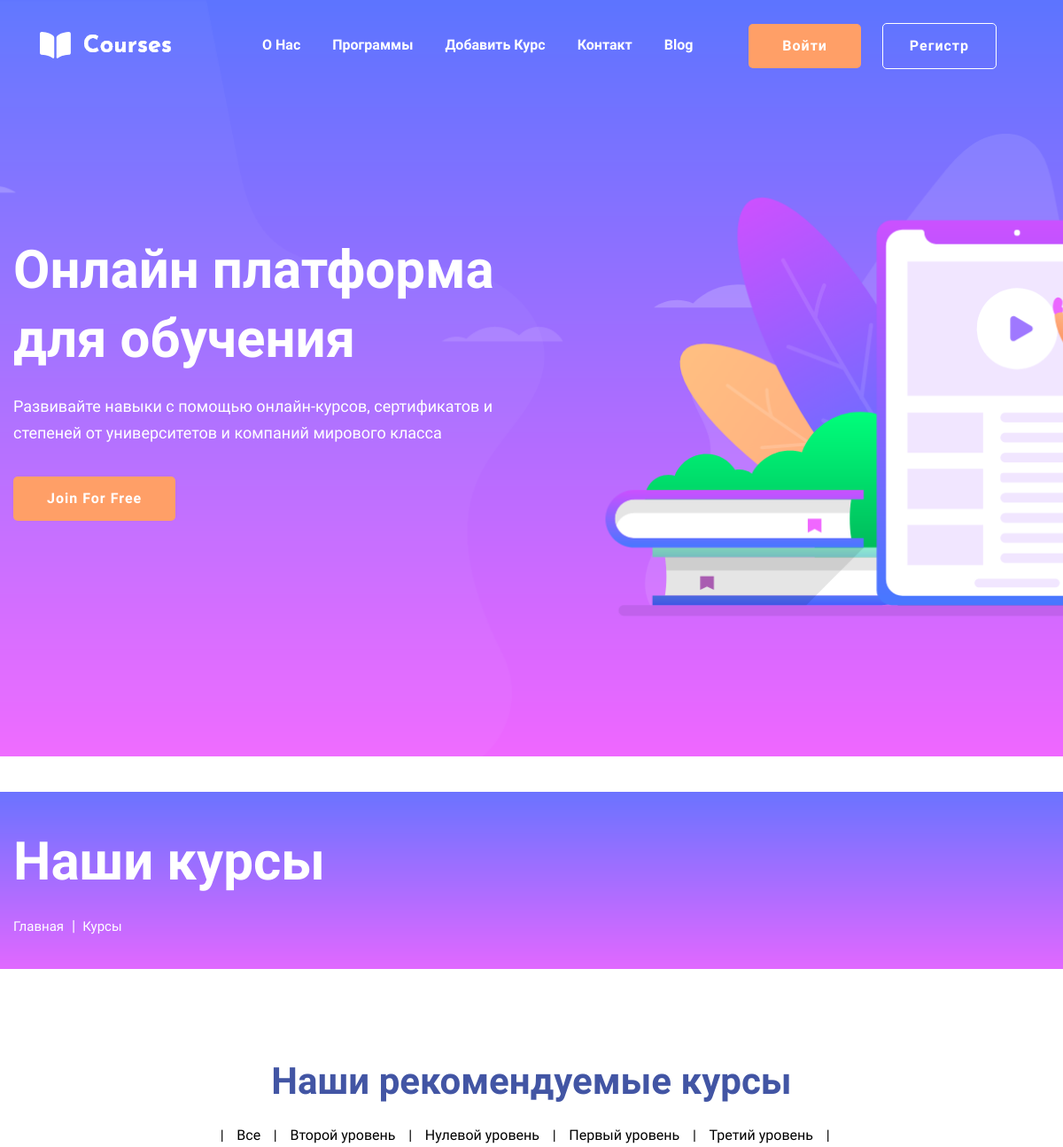
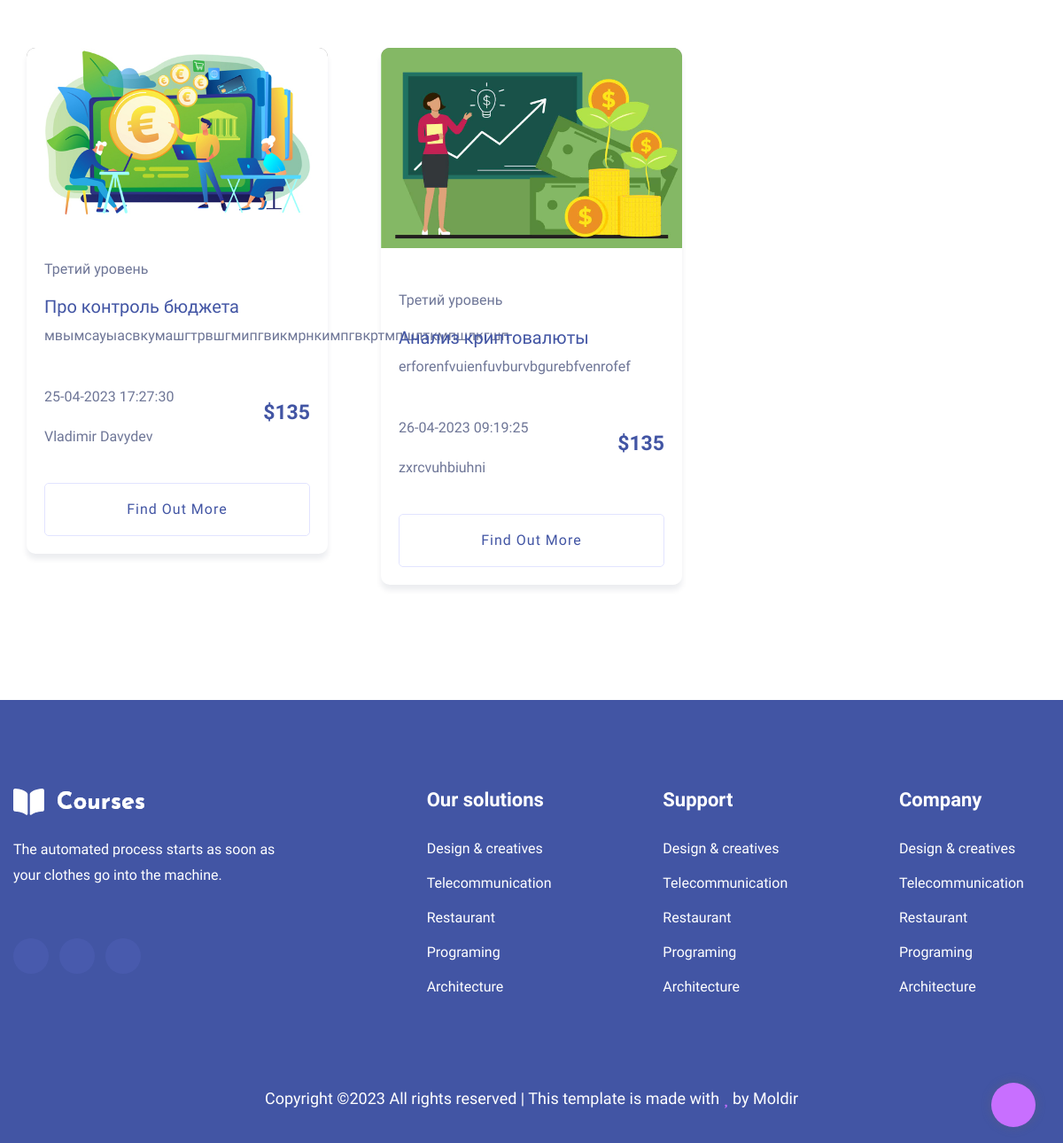
The app's page /category/4/ with its own data (2 pictures, top to bottom).
### fined/models.py (models this page shows, shortened)
class Category(models.Model):
    name = models.CharField(max_length=100, db_index=True, verbose_name = "Название")
    slug = models.SlugField(max_length=255, unique=True, db_index=True, verbose_name="URL")
    def __str__(self):
        return self.name
    def get_absolute_url(self):
        return reverse('category', kwargs={'cat_slug': self.slug})
    class Meta:
        verbose_name_plural = 'Категории'
        ordering = ['id']

class Course(models.Model):
    c_id=models.IntegerField
    title=models.CharField(max_length=255, verbose_name="Заголовок")
    slug=models.SlugField(max_length=255, unique=True, db_index=True, verbose_name="URL")
    image=models.ImageField(upload_to="photos/%Y/%m/%d/", verbose_name="Изображение")
    content=models.TextField(blank=True, verbose_name="Текст")
    author=models.TextField(blank=True, verbose_name="Автор")
    time_create=models.DateTimeField(auto_now_add=True, verbose_name="Создано")
    time_update=models.DateTimeField(auto_now=True, verbose_name="Обновлено")
    cat = models.ForeignKey('Category', on_delete=models.PROTECT, null = True, verbose_name="Категории")
    class Meta:
        verbose_name_plural = 'Известные курсы'
        ordering = ['id']

### fined/views.py (the view)
# urls.py: path('category/<slug:cat_slug>/', CourseCategory.as_view(), name='category'),
class CourseCategory(DataMixin, ListView):
    model = Course
    template_name = 'main/courses.html'
    context_object_name = 'courses'
    allow_empty = False
    def get_context_data(self, *, object_list=None, **kwargs):
        context = super().get_context_data(**kwargs)
        c = Category.objects.get(slug=self.kwargs['cat_slug'])
        c_def = self.get_user_context(title='Категория -' + str(c.name),
                                      cat_selected=c.pk)
        return dict(list(context.items()) + list(c_def.items()))
    def get_queryset(self):
        return Course.objects.filter(cat__slug=self.kwargs['cat_slug']).select_related('cat')

### fined/utils.py (called while the page is built)
    def get_user_context(self, **kwargs):
        context = kwargs
        cats = cache.get('cats')
        if not cats:
            cats = Category.objects.annotate(Count('course'))
            cache.set('cats', cats, 60)
        user_menu = menu.copy()
        if not self.request.user.is_authenticated:
            user_menu.pop(1)
        context['menu'] = user_menu
        context['cats'] = cats
        if 'cat_selected' not in context:
            context['cat_selected'] = 0
        return context

### fined/templates/main/courses.html (shortened to what this page needs)
{% extends 'main/base.html' %}
{% load static %}
{% block content %}
    <main>
        <section class="slider-area slider-area2" style="margin-top: 40px; height: 200px">
            <div class="slider-active">
                <div class="single-slider slider-height2">
                    <div class="container">
                        <div class="row">
                            <div class="col-xl-8 col-lg-11 col-md-12">
                                <div class="hero__caption" style="margin-top: 40px; margin-bottom: 10px">
                                    <h1 data-animation="bounceIn" data-delay="0.2s">Наши курсы</h1>
                                    <nav aria-label="breadcrumb">
                                        <ol class="breadcrumb">
                                            <li class="breadcrumb-item"><a href="{% url 'home' %}">Главная</a></li>
                                            <li class="breadcrumb-item"><a href="{% url 'courses' %}">Курсы</a></li>
                                        </ol>
                                    </nav>
                                </div>
                            </div>
                        </div>
                    </div>
                </div>
            </div>
        </section>
        <div class="courses-area section-padding40 fix">
            <div class="container">
                <div class="row justify-content-center">
                    <div class="col-xl-9 col-lg-9">
                        <div class="section-tittle text-center mb-55">
                            <h2>Наши рекомендуемые курсы</h2>
                        <div class="row justify-content-center">
                        <li><a style="color: black" href="{% url 'courses' %}">|ㅤВсеㅤ|ㅤ</a></li>
                        {% for c in cats %}
                        {% if c.course__count > 0 %}
                    	{% if c.pk == cat_selected %}
	                 	<li class="selected" style="color: black">{{c.name}}ㅤ|ㅤ</li>
	                    {% else %}
	                 	<li><a href="{{ c.get_absolute_url }}" style="color: black">{{c.name}}ㅤ|ㅤ</a></li>
                    	{% endif %}
                        {% endif %}
                        {% endfor %}
                        </div>
                        </div>
                    </div>
                </div>
                <div class="row">
                    {% for c in courses %}
                    <div class="col-lg-4">
                        <div class="properties properties2 mb-30">
                            <div class="properties__card">
                                <div class="properties__img overlay1">
                                    <a href="#">
                                    {% if c.image %}
		                                <p><img src="{{c.image.url}}"></p>
		                            {% endif %}
                                    </a>
                                </div>
                                <div class="properties__caption">
                                    <p>{{c.cat}}</p>
                                    <h3><a href="#">{{c.title}}</a></h3>
                                    <p>{{c.content}}</p>
                                    <div class="properties__footer d-flex justify-content-between align-items-center">
                                        <div class="restaurant-name">
                                            <div class="rating">
                                                <i class="fas fa-star"></i>
                                                <i class="fas fa-star"></i>
                                                <i class="fas fa-star"></i>
                                                <i class="fas fa-star"></i>
                                                <i class="fas fa-star-half"></i>
                                            </div>
                                            <p>{{c.time_update|date:"d-m-Y H:i:s"}}</p>
                                            <p>{{c.author}}</p>
                                        </div>
                                        <div class="price">
                                            <span>$135</span>
                                        </div>
                                    </div>
                                    <a href="#" class="border-btn border-btn2">Find out more</a>
                                </div>
                            </div>
                        </div>
                    </div>
                    {% endfor %}
                </div>
            </div>
        </div>
    </main>
{% endblock %}

### fined/templates/main/base.html (shortened to what this page needs)
{% load static %}
{% load bootstrap5 %}
{% load course_tags %}
<html>
<head>
    <link rel="stylesheet" href="https://cdn.jsdelivr.net/npm/bootstrap@4.4.1/dist/css/bootstrap.min.css">
    <link rel="stylesheet" href="{% static 'main/css/bootstrap.min.css' %}">
    <link rel="stylesheet" href="{% static 'main/css/owl.carousel.min.css' %}">
    <link rel="stylesheet" href="{% static 'main/css/slicknav.css' %}">
    <link rel="stylesheet" href="{% static 'main/css/flaticon.css' %}">
    <link rel="stylesheet" href="{% static 'main/css/progressbar_barfiller.css' %}">
    <link rel="stylesheet" href="{% static 'main/css/gijgo.css' %}">
    <link rel="stylesheet" href="{% static 'main/css/animate.min.css' %}">
    <link rel="stylesheet" href="{% static 'main/css/animated-headline.css' %}">
    <link rel="stylesheet" href="{% static 'main/css/magnific-popup.css' %}">
    <link rel="stylesheet" href="{% static 'main/css/fontawesome-all.min.css' %}">
    <link rel="stylesheet" href="{% static 'main/css/themify-icons.css' %}">
    <link rel="stylesheet" href="{% static 'main/css/slick.css' %}">
    <link rel="stylesheet" href="{% static 'main/css/nice-select.css' %}">
    <link rel="stylesheet" href="{% static 'main/css/style.css' %}">
</head>
<body>
    <header>
        <div class="header-area header-transparent">
            <div class="main-header ">
                <div class="header-bottom  header-sticky">
                    <div class="container-fluid">
                        <div class="row align-items-center">
                            <div class="col-xl-2 col-lg-2">
                                <div class="logo">
                                    <a href="{% url 'home' %}"><img src="{% static 'main/img/logo/logo.png' %}" alt=""></a>
                                </div>
                            </div>
                            <div class="col-xl-10 col-lg-10">
                                <div class="menu-wrapper d-flex align-items-center justify-content-end">
                                    <div class="main-menu d-none d-lg-block">
                                        <nav>
                                            <ul id="navigation">
                                                {% for m in menu %}
                                                <li><a href="{% url m.url_name %}">{{m.title}}</a></li>
                                                {% endfor %}
                                                  <li><a href="#">Blog</a>
                                                </li>
                                                {% if request.user.is_authenticated %}
			                                    <li><a href="#">{{user.username}}</a></li>
			                                    <li><a href="{% url 'logout' %}">Выйти</a></li>
                                                {% else %}
                                                <li class="button-header margin-left"><a class="btn" href="{% url 'login' %}">Войти</a></li>
                                                <li class="button-header"><a class="btn btn3" href="{% url 'register' %}">Регистр</a></li>
                                                {% endif %}
                                            </ul>
                                        </nav>
                                    </div>
                                </div>
                            </div>
                            <div class="col-12">
                            </div>
                        </div>
                    </div>
                </div>
            </div>
        </div>
    </header>
    <main>
        <section class="slider-area ">
            <div class="slider-active">
                <div class="single-slider slider-height d-flex align-items-center">
                    <div class="container">
                        <div class="row">
                            <div class="col-xl-6 col-lg-7 col-md-12">
                                <div class="hero__caption">
                                    <h1 data-animation="fadeInLeft" data-delay="0.2s">Онлайн платформа<br> для обучения</h1>
                                    <p data-animation="fadeInLeft" data-delay="0.4s">Развивайте навыки с помощью онлайн-курсов, сертификатов и степеней от университетов и компаний мирового класса</p>
                                    <a href="#" class="btn hero-btn" data-animation="fadeInLeft" data-delay="0.7s">Join for Free</a>
                                </div>
                            </div>
                        </div>
                    </div>
                </div>
            </div>
        </section>
{% block content %}
{% endblock %}
    <footer>
     <div class="footer-wrappper footer-bg">
        <div class="footer-area footer-padding">
            <div class="container">
                <div class="row justify-content-between">
                    <div class="col-xl-4 col-lg-5 col-md-4 col-sm-6">
                        <div class="single-footer-caption mb-50">
                            <div class="single-footer-caption mb-30">
                                <div class="footer-logo mb-25">
                                    <a href="index.html"><img src="{% static 'main/img/logo/logo2_footer.png' %}" alt=""></a>
                                </div>
                                <div class="footer-tittle">
                                    <div class="footer-pera">
                                        <p>The automated process starts as soon as your clothes go into the machine.</p>
                                    </div>
                                </div>
                                <div class="footer-social">
                                    <a href="#"><i class="fab fa-twitter"></i></a>
                                    <a href="https://bit.ly/sai4ull"><i class="fab fa-facebook-f"></i></a>
                                    <a href="#"><i class="fab fa-pinterest-p"></i></a>
                                </div>
                            </div>
                        </div>
                    </div>
                    <div class="col-xl-2 col-lg-3 col-md-4 col-sm-5">
                        <div class="single-footer-caption mb-50">
                            <div class="footer-tittle">
                                <h4>Our solutions</h4>
                                <ul>
                                    <li><a href="#">Design & creatives</a></li>
                                    <li><a href="#">Telecommunication</a></li>
                                    <li><a href="#">Restaurant</a></li>
                                    <li><a href="#">Programing</a></li>
                                    <li><a href="#">Architecture</a></li>
                                </ul>
                            </div>
                        </div>
                    </div>
                    <div class="col-xl-2 col-lg-4 col-md-4 col-sm-6">
                        <div class="single-footer-caption mb-50">
                            <div class="footer-tittle">
                                <h4>Support</h4>
                                <ul>
                                    <li><a href="#">Design & creatives</a></li>
                                    <li><a href="#">Telecommunication</a></li>
                                    <li><a href="#">Restaurant</a></li>
                                    <li><a href="#">Programing</a></li>
                                    <li><a href="#">Architecture</a></li>
                                </ul>
                            </div>
                        </div>
                    </div>
                    <div class="col-xl-2 col-lg-3 col-md-4 col-sm-6">
                        <div class="single-footer-caption mb-50">
                            <div class="footer-tittle">
                                <h4>Company</h4>
                                <ul>
                                    <li><a href="#">Design & creatives</a></li>
                                    <li><a href="#">Telecommunication</a></li>
                                    <li><a href="#">Restaurant</a></li>
                                    <li><a href="#">Programing</a></li>
                                    <li><a href="#">Architecture</a></li>
                                </ul>
                            </div>
                        </div>
                    </div>
                </div>
            </div>
        </div>
        <div class="footer-bottom-area">
            <div class="container">
                <div class="footer-border">
                    <div class="row d-flex align-items-center">
                        <div class="col-xl-12 ">
                            <div class="footer-copy-right text-center">
                                <p>
                                  Copyright &copy;<script>document.write(new Date().getFullYear());</script> All rights reserved | This template is made with <i class="fa fa-heart" aria-hidden="true"></i> by <a href="https://colorlib.com" target="_blank">Moldir</a>
                                  </p>
                              </div>
                          </div>
                      </div>
                  </div>
              </div>
          </div>
      </div>
  </footer>
<div id="back-top" >
    <a title="Go to Top" href="#"> <i class="fas fa-level-up-alt"></i></a>
</div>
</body>
</html>

### records on screen
Category: name "Второй уровень"
Category: name "Нулевой уровень"
Category: name "Первый уровень"
Category: name "Третий уровень"
Course: image (picture), cat "Третий уровень", title "Про контроль бюджета", content "мвымсауыасвкумашгтрвшгмипгвикмрнкимпгвкртмпшлткмпшлкгшп", time_update "25-04-2023 17:27:30", author "Vladimir Davydev"
Course: image (picture), cat "Третий уровень", title "Анализ криптовалюты", content "erforenfvuienfuvburvbgurebfvenrofef", time_update "26-04-2023 09:19:25", author "zxrcvuhbiuhni"

### other values on screen
{{ m.title }} "О Нас" "Программы" "Добавить Курс" "Контакт"
